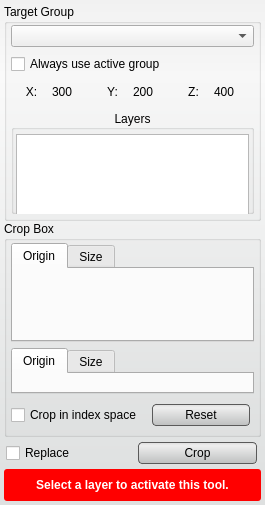
<?xml version="1.0" encoding="UTF-8"?>
<ui version="4.0">
 <class>CropToolInterface</class>
 <widget class="QWidget" name="CropToolInterface">
  <property name="geometry">
   <rect>
    <x>0</x>
    <y>0</y>
    <width>265</width>
    <height>505</height>
   </rect>
  </property>
  <property name="sizePolicy">
   <sizepolicy hsizetype="Preferred" vsizetype="Preferred">
    <horstretch>0</horstretch>
    <verstretch>0</verstretch>
   </sizepolicy>
  </property>
  <property name="minimumSize">
   <size>
    <width>0</width>
    <height>250</height>
   </size>
  </property>
  <property name="maximumSize">
   <size>
    <width>16777215</width>
    <height>16777215</height>
   </size>
  </property>
  <property name="baseSize">
   <size>
    <width>650</width>
    <height>0</height>
   </size>
  </property>
  <property name="windowTitle">
   <string>Crop Tool</string>
  </property>
  <property name="styleSheet">
   <string notr="true">QWidget#CropToolInterface{
	border-radius: 3px;
	background-color: qlineargradient(spread:pad, x1:0.5, y1:0, x2:0.5, y2:0.960227, stop:0 rgba(241, 241, 241, 255), stop:0.155779 rgba(250, 250, 250, 255), stop:1 rgba(222, 224, 224, 255));      
}


QPushButton{
	background-color: qlineargradient(spread:pad, x1:0.5, y1:0, x2:0.5, y2:0.960227, stop:0 rgba(221, 221, 221, 255), stop:0.155779 rgba(238, 238, 238, 255), stop:1 rgba(192, 194, 194, 255));
	border-radius: 4px;
	border: 1px solid rgb(90, 90, 90);
	margin:4px;
}

QPushButton:hover{
	background-color: qlineargradient(spread:pad, x1:0.5, y1:0, x2:0.5, y2:1, stop:0 rgba(195, 195, 195, 255), stop:0.253769 rgba(206, 206, 206, 255), stop:1 rgba(185, 185, 185, 255));
	border-radius: 4px;
	border: 1px solid rgb(90, 90, 90);
	margin:4px;
}

QPushButton:pressed{
	background-color: qlineargradient(spread:pad, x1:0.5, y1:0, x2:0.5, y2:1, stop:0 rgba(150, 150, 150, 255), stop:0.753769 rgba(206, 206, 206, 255), stop:1 rgba(185, 185, 185, 255));
	border-radius: 4px;
	border: 1px solid rgb(90, 90, 90);
	margin:4px;
}</string>
  </property>
  <layout class="QVBoxLayout" name="verticalLayout_7">
   <property name="spacing">
    <number>0</number>
   </property>
   <property name="margin">
    <number>4</number>
   </property>
   <item>
    <widget class="QGroupBox" name="target_groupbox_">
     <property name="title">
      <string>Target Group</string>
     </property>
     <property name="flat">
      <bool>false</bool>
     </property>
     <layout class="QVBoxLayout" name="verticalLayout_4">
      <property name="spacing">
       <number>6</number>
      </property>
      <property name="leftMargin">
       <number>4</number>
      </property>
      <property name="topMargin">
       <number>0</number>
      </property>
      <property name="rightMargin">
       <number>4</number>
      </property>
      <property name="bottomMargin">
       <number>4</number>
      </property>
      <item>
       <widget class="QWidget" name="widget_9" native="true">
        <layout class="QVBoxLayout" name="verticalLayout_5">
         <property name="spacing">
          <number>2</number>
         </property>
         <property name="margin">
          <number>0</number>
         </property>
         <item>
          <widget class="QWidget" name="widget_10" native="true">
           <property name="minimumSize">
            <size>
             <width>0</width>
             <height>24</height>
            </size>
           </property>
           <property name="maximumSize">
            <size>
             <width>16777215</width>
             <height>24</height>
            </size>
           </property>
           <layout class="QHBoxLayout" name="horizontalLayout_6">
            <property name="spacing">
             <number>0</number>
            </property>
            <property name="margin">
             <number>0</number>
            </property>
            <item>
             <widget class="QComboBox" name="target_group_">
              <property name="sizePolicy">
               <sizepolicy hsizetype="Ignored" vsizetype="Fixed">
                <horstretch>0</horstretch>
                <verstretch>0</verstretch>
               </sizepolicy>
              </property>
             </widget>
            </item>
           </layout>
          </widget>
         </item>
        </layout>
       </widget>
      </item>
      <item>
       <widget class="QWidget" name="widget_3" native="true">
        <property name="minimumSize">
         <size>
          <width>0</width>
          <height>20</height>
         </size>
        </property>
        <layout class="QHBoxLayout" name="horizontalLayout">
         <property name="spacing">
          <number>0</number>
         </property>
         <property name="margin">
          <number>0</number>
         </property>
         <item>
          <widget class="QCheckBox" name="use_active_group_">
           <property name="text">
            <string>Always use active group</string>
           </property>
          </widget>
         </item>
        </layout>
       </widget>
      </item>
      <item>
       <widget class="QWidget" name="widget_11" native="true">
        <property name="minimumSize">
         <size>
          <width>0</width>
          <height>24</height>
         </size>
        </property>
        <layout class="QHBoxLayout" name="horizontalLayout_2">
         <property name="spacing">
          <number>0</number>
         </property>
         <property name="margin">
          <number>0</number>
         </property>
         <item>
          <widget class="QLabel" name="x_axis_label_current_">
           <property name="text">
            <string>X:</string>
           </property>
           <property name="alignment">
            <set>Qt::AlignCenter</set>
           </property>
          </widget>
         </item>
         <item>
          <widget class="QLabel" name="label_nx_">
           <property name="text">
            <string>300</string>
           </property>
          </widget>
         </item>
         <item>
          <widget class="QLabel" name="y_axis_label_current_">
           <property name="text">
            <string>Y:</string>
           </property>
           <property name="alignment">
            <set>Qt::AlignCenter</set>
           </property>
          </widget>
         </item>
         <item>
          <widget class="QLabel" name="label_ny_">
           <property name="text">
            <string>200</string>
           </property>
          </widget>
         </item>
         <item>
          <widget class="QLabel" name="z_axis_label_current_">
           <property name="text">
            <string>Z:</string>
           </property>
           <property name="alignment">
            <set>Qt::AlignCenter</set>
           </property>
          </widget>
         </item>
         <item>
          <widget class="QLabel" name="label_nz_">
           <property name="text">
            <string>400</string>
           </property>
          </widget>
         </item>
        </layout>
       </widget>
      </item>
      <item>
       <widget class="QGroupBox" name="groupBox">
        <property name="title">
         <string>Layers</string>
        </property>
        <property name="alignment">
         <set>Qt::AlignCenter</set>
        </property>
        <property name="flat">
         <bool>true</bool>
        </property>
        <property name="checkable">
         <bool>false</bool>
        </property>
        <layout class="QVBoxLayout" name="verticalLayout_6">
         <property name="spacing">
          <number>2</number>
         </property>
         <property name="leftMargin">
          <number>2</number>
         </property>
         <property name="topMargin">
          <number>4</number>
         </property>
         <property name="rightMargin">
          <number>2</number>
         </property>
         <property name="bottomMargin">
          <number>2</number>
         </property>
         <item>
          <widget class="QListWidget" name="layer_list_">
           <property name="enabled">
            <bool>true</bool>
           </property>
           <property name="sizePolicy">
            <sizepolicy hsizetype="Ignored" vsizetype="Fixed">
             <horstretch>0</horstretch>
             <verstretch>0</verstretch>
            </sizepolicy>
           </property>
           <property name="minimumSize">
            <size>
             <width>0</width>
             <height>100</height>
            </size>
           </property>
           <property name="maximumSize">
            <size>
             <width>16777215</width>
             <height>100</height>
            </size>
           </property>
           <property name="frameShape">
            <enum>QFrame::StyledPanel</enum>
           </property>
           <property name="alternatingRowColors">
            <bool>true</bool>
           </property>
           <property name="selectionMode">
            <enum>QAbstractItemView::MultiSelection</enum>
           </property>
           <property name="resizeMode">
            <enum>QListView::Adjust</enum>
           </property>
          </widget>
         </item>
        </layout>
       </widget>
      </item>
     </layout>
    </widget>
   </item>
   <item>
    <widget class="QGroupBox" name="groupBox_2">
     <property name="title">
      <string>Crop Box</string>
     </property>
     <property name="flat">
      <bool>false</bool>
     </property>
     <layout class="QVBoxLayout" name="verticalLayout">
      <property name="leftMargin">
       <number>4</number>
      </property>
      <property name="topMargin">
       <number>2</number>
      </property>
      <property name="rightMargin">
       <number>4</number>
      </property>
      <property name="bottomMargin">
       <number>4</number>
      </property>
      <item>
       <widget class="QTabWidget" name="crop_world_widget_">
        <property name="sizePolicy">
         <sizepolicy hsizetype="Ignored" vsizetype="Preferred">
          <horstretch>0</horstretch>
          <verstretch>0</verstretch>
         </sizepolicy>
        </property>
        <property name="tabShape">
         <enum>QTabWidget::Rounded</enum>
        </property>
        <property name="currentIndex">
         <number>0</number>
        </property>
        <property name="elideMode">
         <enum>Qt::ElideNone</enum>
        </property>
        <widget class="QWidget" name="tab">
         <property name="minimumSize">
          <size>
           <width>0</width>
           <height>80</height>
          </size>
         </property>
         <attribute name="title">
          <string>Origin</string>
         </attribute>
         <layout class="QVBoxLayout" name="verticalLayout_3">
          <property name="spacing">
           <number>4</number>
          </property>
          <property name="margin">
           <number>4</number>
          </property>
          <item>
           <widget class="QtUtils::QtSliderDoubleCombo" name="crop_origin_x_" native="true"/>
          </item>
          <item>
           <widget class="QtUtils::QtSliderDoubleCombo" name="crop_origin_y_" native="true"/>
          </item>
          <item>
           <widget class="QtUtils::QtSliderDoubleCombo" name="crop_origin_z_" native="true"/>
          </item>
         </layout>
        </widget>
        <widget class="QWidget" name="tab_2">
         <property name="minimumSize">
          <size>
           <width>0</width>
           <height>80</height>
          </size>
         </property>
         <attribute name="title">
          <string>Size</string>
         </attribute>
         <layout class="QVBoxLayout" name="verticalLayout_22">
          <property name="spacing">
           <number>4</number>
          </property>
          <property name="margin">
           <number>4</number>
          </property>
          <item>
           <widget class="QtUtils::QtSliderDoubleCombo" name="crop_width_" native="true"/>
          </item>
          <item>
           <widget class="QtUtils::QtSliderDoubleCombo" name="crop_height_" native="true"/>
          </item>
          <item>
           <widget class="QtUtils::QtSliderDoubleCombo" name="crop_depth_" native="true"/>
          </item>
         </layout>
        </widget>
       </widget>
      </item>
      <item>
       <widget class="QTabWidget" name="crop_index_widget_">
        <property name="sizePolicy">
         <sizepolicy hsizetype="Ignored" vsizetype="Preferred">
          <horstretch>0</horstretch>
          <verstretch>0</verstretch>
         </sizepolicy>
        </property>
        <property name="currentIndex">
         <number>0</number>
        </property>
        <widget class="QWidget" name="tab_3">
         <attribute name="title">
          <string>Origin</string>
         </attribute>
         <layout class="QVBoxLayout" name="verticalLayout_16">
          <property name="spacing">
           <number>4</number>
          </property>
          <property name="margin">
           <number>4</number>
          </property>
          <item>
           <widget class="QtUtils::QtSliderIntCombo" name="crop_origin_index_x_" native="true"/>
          </item>
          <item>
           <widget class="QtUtils::QtSliderIntCombo" name="crop_origin_index_y_" native="true"/>
          </item>
          <item>
           <widget class="QtUtils::QtSliderIntCombo" name="crop_origin_index_z_" native="true"/>
          </item>
         </layout>
        </widget>
        <widget class="QWidget" name="tab_4">
         <attribute name="title">
          <string>Size</string>
         </attribute>
         <layout class="QVBoxLayout" name="verticalLayout_20">
          <property name="spacing">
           <number>4</number>
          </property>
          <property name="margin">
           <number>4</number>
          </property>
          <item>
           <widget class="QtUtils::QtSliderIntCombo" name="crop_index_width_" native="true"/>
          </item>
          <item>
           <widget class="QtUtils::QtSliderIntCombo" name="crop_index_height_" native="true"/>
          </item>
          <item>
           <widget class="QtUtils::QtSliderIntCombo" name="crop_index_depth_" native="true"/>
          </item>
         </layout>
        </widget>
       </widget>
      </item>
      <item>
       <layout class="QHBoxLayout" name="horizontalLayout_3">
        <item>
         <widget class="QCheckBox" name="crop_index_checkbox_">
          <property name="text">
           <string>Crop in index space</string>
          </property>
         </widget>
        </item>
        <item>
         <widget class="QPushButton" name="reset_button_">
          <property name="minimumSize">
           <size>
            <width>0</width>
            <height>30</height>
           </size>
          </property>
          <property name="text">
           <string>Reset</string>
          </property>
         </widget>
        </item>
       </layout>
      </item>
     </layout>
    </widget>
   </item>
   <item>
    <widget class="QWidget" name="widget_14" native="true">
     <property name="minimumSize">
      <size>
       <width>0</width>
       <height>32</height>
      </size>
     </property>
     <property name="maximumSize">
      <size>
       <width>16777215</width>
       <height>32</height>
      </size>
     </property>
     <layout class="QHBoxLayout" name="horizontalLayout_5" stretch="1,1">
      <property name="spacing">
       <number>0</number>
      </property>
      <property name="leftMargin">
       <number>2</number>
      </property>
      <property name="topMargin">
       <number>0</number>
      </property>
      <property name="rightMargin">
       <number>0</number>
      </property>
      <property name="bottomMargin">
       <number>0</number>
      </property>
      <item>
       <widget class="QCheckBox" name="replace_checkbox_">
        <property name="sizePolicy">
         <sizepolicy hsizetype="Preferred" vsizetype="Fixed">
          <horstretch>0</horstretch>
          <verstretch>0</verstretch>
         </sizepolicy>
        </property>
        <property name="toolTip">
         <string>Check this box to replace the current layer with the cropped one</string>
        </property>
        <property name="text">
         <string>Replace</string>
        </property>
       </widget>
      </item>
      <item>
       <widget class="QPushButton" name="crop_button_">
        <property name="sizePolicy">
         <sizepolicy hsizetype="Preferred" vsizetype="Fixed">
          <horstretch>0</horstretch>
          <verstretch>0</verstretch>
         </sizepolicy>
        </property>
        <property name="minimumSize">
         <size>
          <width>0</width>
          <height>30</height>
         </size>
        </property>
        <property name="text">
         <string>Crop</string>
        </property>
       </widget>
      </item>
     </layout>
    </widget>
   </item>
   <item>
    <widget class="QWidget" name="message_alert_" native="true">
     <property name="sizePolicy">
      <sizepolicy hsizetype="Preferred" vsizetype="Fixed">
       <horstretch>0</horstretch>
       <verstretch>0</verstretch>
      </sizepolicy>
     </property>
     <property name="minimumSize">
      <size>
       <width>0</width>
       <height>32</height>
      </size>
     </property>
     <property name="styleSheet">
      <string notr="true">QLabel#message_{
	color: white;
	font: bold;
}

QWidget#message_alert_{
	border-radius: 3px;
	background-color: red;
}</string>
     </property>
     <layout class="QHBoxLayout" name="horizontalLayout_4">
      <property name="spacing">
       <number>0</number>
      </property>
      <property name="margin">
       <number>4</number>
      </property>
      <item>
       <widget class="QLabel" name="message_">
        <property name="text">
         <string>Select a layer to activate this tool.</string>
        </property>
        <property name="alignment">
         <set>Qt::AlignCenter</set>
        </property>
        <property name="wordWrap">
         <bool>true</bool>
        </property>
       </widget>
      </item>
     </layout>
    </widget>
   </item>
  </layout>
 </widget>
 <customwidgets>
  <customwidget>
   <class>QtUtils::QtSliderDoubleCombo</class>
   <extends>QWidget</extends>
   <header location="global">QtUtils/Widgets/QtSliderDoubleCombo.h</header>
   <container>1</container>
  </customwidget>
  <customwidget>
   <class>QtUtils::QtSliderIntCombo</class>
   <extends>QWidget</extends>
   <header location="global">QtUtils/Widgets/QtSliderIntCombo.h</header>
   <container>1</container>
  </customwidget>
 </customwidgets>
 <resources/>
 <connections/>
</ui>
